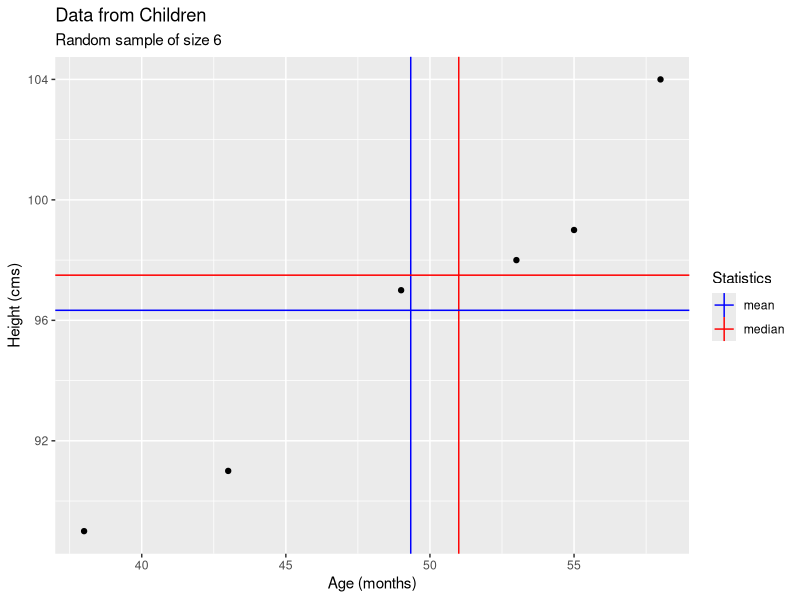
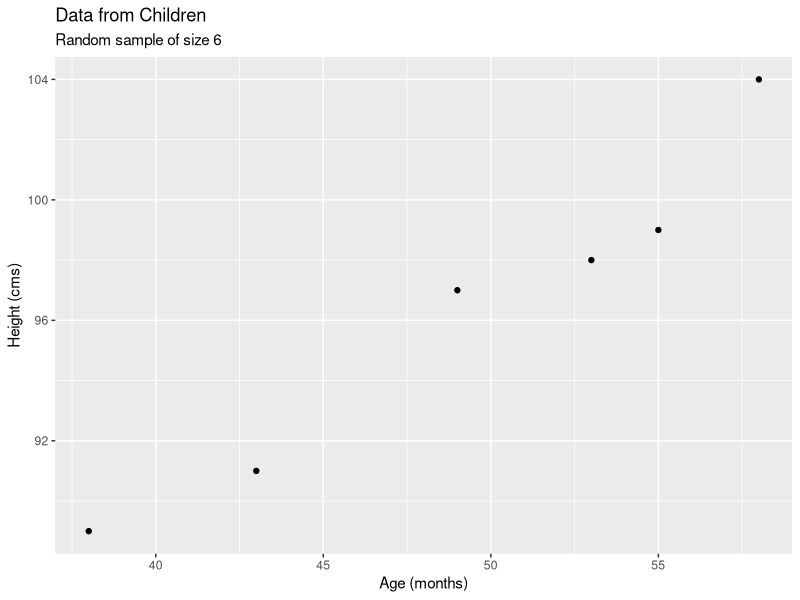
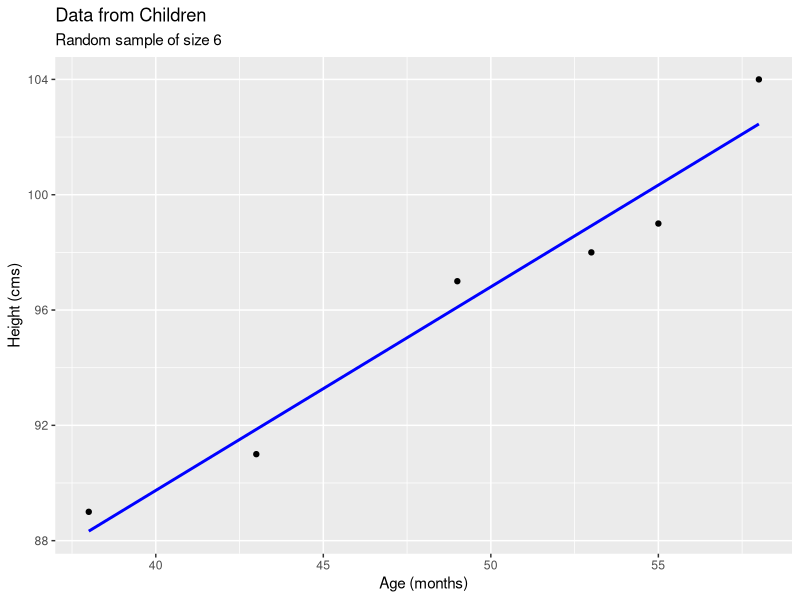
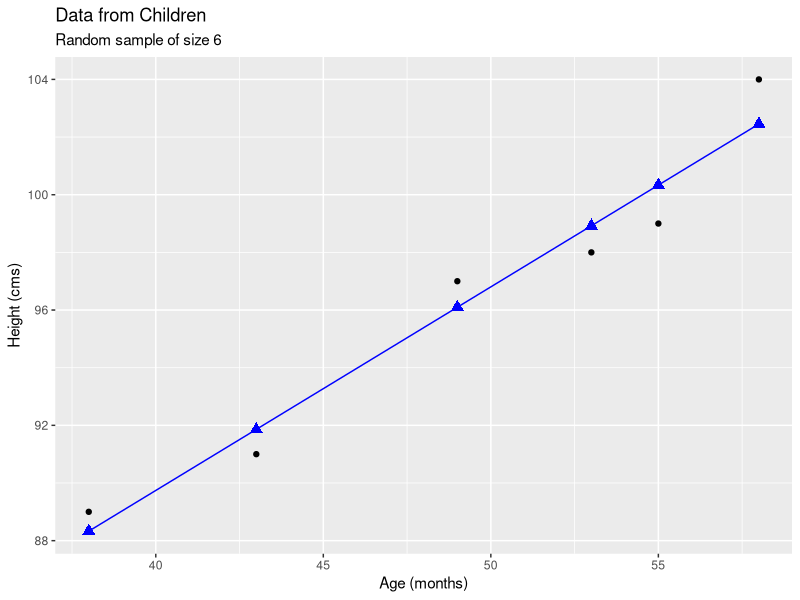
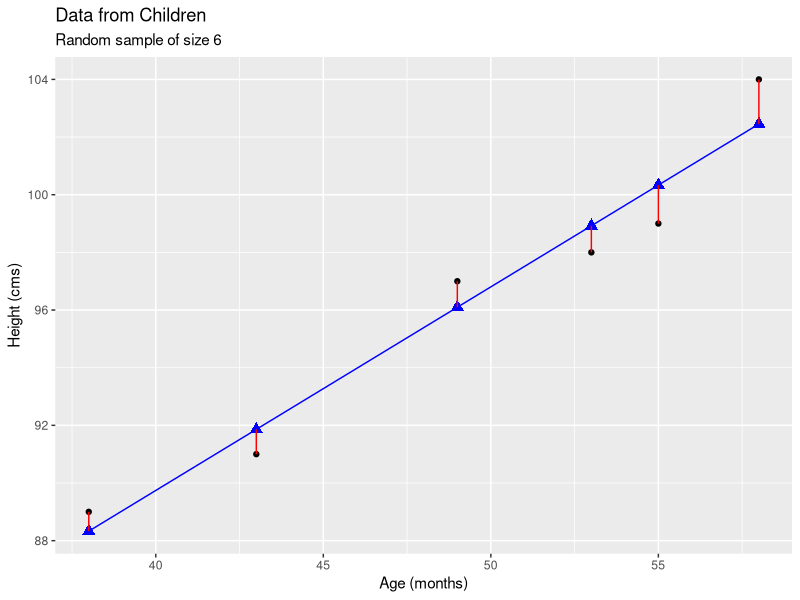
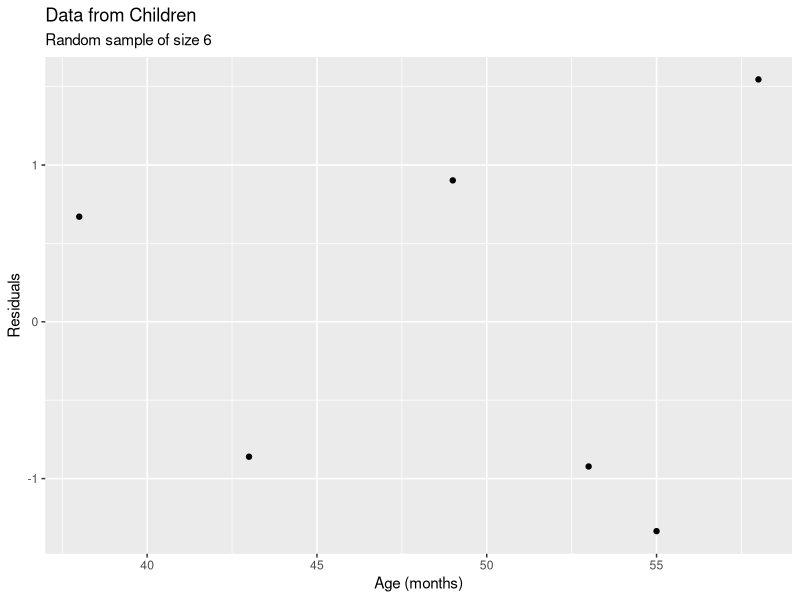
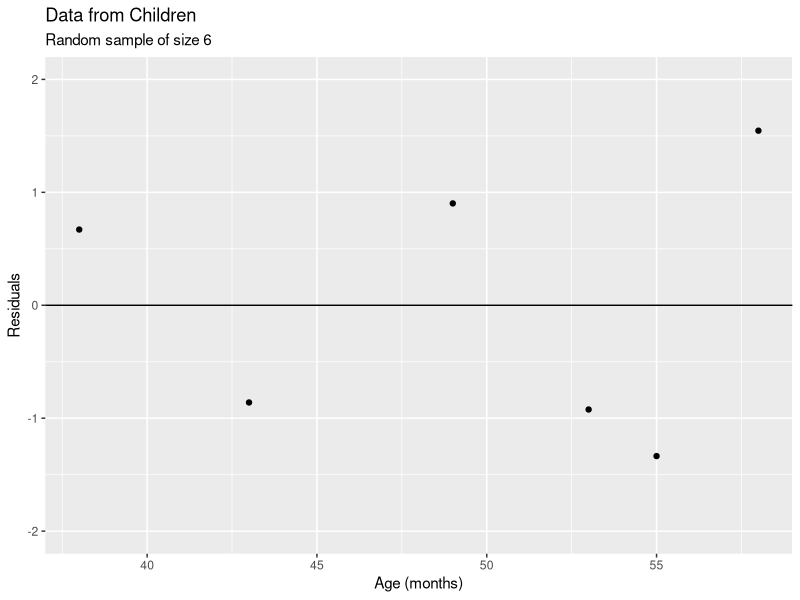
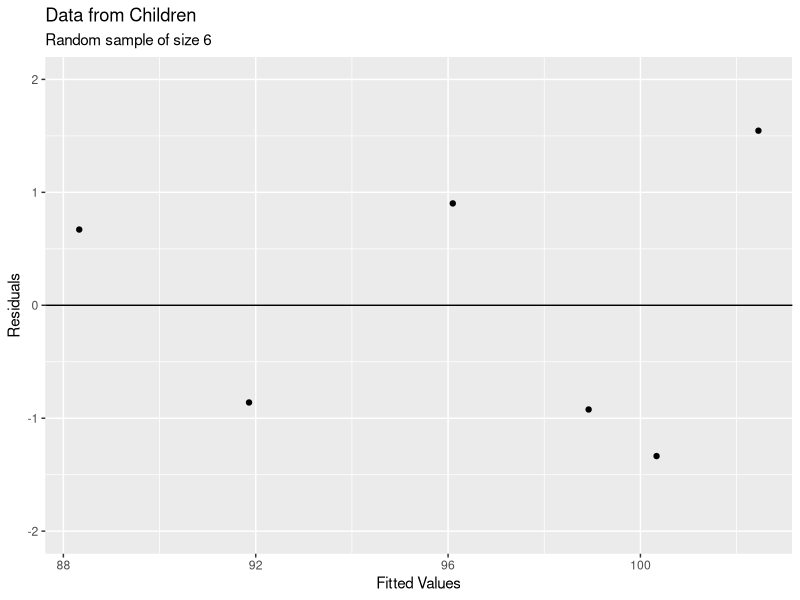

Write R code to recreate these figures, in order.
#
###
### Practical 13: Summary statistics, linear regression and correlation
###
#
## ------------------------------------------------------------------------
#
#
# Here are the data from six children that we worked with in previous sessions
#
age <- c(53, 43, 58, 38, 49, 55) # The age of each child in months
height <- c(98, 91, 104, 89, 97, 99) # The height of each child in cms
#
# We put all these data into a data frame df
#
df <- data.frame(age, height)
df
#
## ------------------------------------------------------------------------
#
# Summary statistics
#
# Reminder of measures of location: mean and median
#
library(dplyr) # Provides us with the summarise function
#
# Mean age and height
#
df %>% summarise(mean_age  = mean(age),
                 mean_height = mean(height))
#
# Median age and height
# The median is a better measure of location when there are outlying points
#
df %>% summarise(median_age  = median(age),
                 median_height = median(height)) 
#
# Show these summaries graphically
#
library(ggplot2) # For powerful graphics
#
# An advanced plot to show the mean and median
#
ggplot(df, aes(x = age, y = height)) + 
  geom_point() + 
  # Vertical lines with x-intercepts
  geom_vline(aes(xintercept = mean(age), col = "mean")) + # need to map the color of mean inside the aestetics
  geom_vline(aes(xintercept = median(age), col = "median")) + # need to map the color of median inside the aestetics
  # Horizontal lines with y-intercepts
  geom_hline(aes(yintercept = mean(height), col = "mean")) + 
  geom_hline(aes(yintercept = median(height), col = "median")) +
  # Define the colour scale manually; this is the colour to be used for the mean and for the median
  scale_color_manual(name = "Statistics", values = c("mean" = "blue", "median" = "red")) + # create a legend
  labs(x = "Age (months)", 
       y = "Height (cms)", 
       title = "Data from Children",
       subtitle = "Random sample of size 6")
#
## ------------------------------------------------------------------------
#
# Measures of spread
#
# The variance is a measure of spread
#
df %>% summarise(var_age  = var(age))
#
# Unfortunately the units of the variance are the SQUARE OF THE ORIGINAL UNITS
# So here the units of the variance are MONTHS SQUARED
#
# "Month squared" are hard to understand :-(
#
# For this reason we work with the standard deviation, which is the square root of the variance 
# the units of which are the same as the ORIGINAL UNITS
# Thus the standard deviation is a measure of spread that is easier to understand than the variance
#
df %>% summarise(sd_age  = sd(age))
#
# We can confirm that this is the square root of the variance
#
df %>% summarise(var_age  = var(age), 
                 sd_age  = sd(age), 
                 sd_age_2 = sqrt(var_age))
#
# The interquartile range (IQR) is a better measure of spread than the standard deviation
# WHEN THERE ARE OUTLYING POINTS
#
df %>% summarise(IQR_age  = IQR(age))
#
## ------------------------------------------------------------------------
#
# The linear model
#
# A straight line takes the form
# y = beta_0 + beta_1 x
#
# beta_0 is the intercept: it's where the line meets the y-axis at x = 0
#
# beta_1 is the slope: it's the increase in y for a increase in x of one unit
#
# The simple linear regression model allows for error
#
# y = beta_0 + beta_1 x + error
#
# This is an example of a *l*inear *m*odel
#
# x is referred to as an explanatory variable or an independent variable
# y is referred to as the response variable or the dependent variable
#
# Here,
# age is the explanatory variable or the independent variable
# height is the response variable or the dependent variable
#
# We want to understand how height depends on age, or how height responds to age
#
# Plot the data again
#
ggplot(df, aes(x = age, y = height)) + 
  geom_point() + 
  labs(x = "Age (months)", 
       y = "Height (cms)", 
       title = "Data from Children",
       subtitle = "Random sample of size 6")
#
#
# ****** Fit the simple linear regression model ******
#
# height = beta_0 + beta_1 age + error
#
# This is an example of a *l*inear *m*odel
# A linear model can be fitted in R using the lm function
#
# We will save the results in the R object m
#
m <- lm(height ~ age, data = df) # Looks for height and age in the data frame df
#
# Look at the results
#
m 
#
# Extract the coefficients
# These are the estimates of beta_0 and beta_1
# Referred to as beta_0 hat and beta_1 hat
#
coef(m) 
#
# So beta_0 hat, the estimate of beta_0, is
#
coef(m)[1] # Estimated intercept, beta_0 hat
#
# The beta_1 hat, the estimate of beta_1, is
#
coef(m)[2] # Estimated slope, beta_1 hat
#
# We can add the fitted line to the plot
#
# Here's one way of doing this
#
ggplot(df, aes(x = age, y = height)) + 
  geom_point() +
  geom_smooth(method = "lm", se = FALSE, col = "blue") +
  labs(x = "Age (months)", 
       y = "Height (cms)", 
       title = "Data from Children",
       subtitle = "Random sample of size 6")
#
#
# Another more general way to add the fitted line is to compute the fitted values
#
# Here, fitted values are the estimated values of height at each observed values of age
#
# There are several ways of computing fitted values
# 
# We will use the add_predictions function from the modelr package
#
library(modelr)
#
df_with_fitted_values <- df %>% 
  add_predictions(m) # Add the fitted values or predictions from m

#
df_with_fitted_values 
#
# Let's add these values "by hand" to a scatter plot
#
ggplot(df_with_fitted_values , aes(x = age, y = height)) + 
  geom_point() +
  geom_point(aes(y = pred), col = "blue", pch = 17, size = 3) + # Add the fitted values as points; we don't need to specify the x values again
  geom_line(aes(y = pred), col = "blue") + # Add the fitted values as a line
  labs(x = "Age (months)", 
       y = "Height (cms)", 
       title = "Data from Children",
       subtitle = "Random sample of size 6")

#
# This method of visualizng the fitted values may not work for more complicated models
# We'll see how to proceed in the case of a more complicated model below
#
# Of course, the fit is not perfect, so we can estimate the errors, which we now show
#
ggplot(df_with_fitted_values , aes(x = age, y = height)) + 
  geom_point() +
  geom_point(aes(y = pred), col = "blue", pch = 17, size = 3) + # Add the fitted values as points; we don't need to specify the x values again
  geom_line(aes(y = pred), col = "blue") + # Add the fitted values as a line
  geom_segment(aes(x = age, y = height, xend = age, yend = pred), col = "red") + # Estimated errors
  labs(x = "Age (months)", 
       y = "Height (cms)", 
       title = "Data from Children",
       subtitle = "Random sample of size 6")
#
# The estimate of the errors are referred to as "residuals"
#
# Here's one way to add the residuals to the data frame
#
df_with_fitted_values_and_residuals <- df_with_fitted_values  %>%
  add_residuals(m)
#
df_with_fitted_values_and_residuals
#
# We now plot these residuals against the age values
#
# We do this to check the assumptions of the model
# These are that the error term is symmetrically distributed about zero
# and the spread of this distribution is constant.
#
ggplot(df_with_fitted_values_and_residuals, aes(x = age, y = resid)) + 
  geom_point() +
  labs(x = "Age (months)", 
       y = "Residuals", 
       title = "Data from Children",
       subtitle = "Random sample of size 6")
#
# We should make the y-axis symmetric about 0
# We should also show 0
#
#
ggplot(df_with_fitted_values_and_residuals, aes(x = age, y = resid)) + 
  geom_point() +
  scale_y_continuous(limits = c(-2, 2)) + # Symmetric y scale about 0
  geom_hline(aes(yintercept = 0)) + # Horizontal line at 0
  labs(x = "Age (months)", 
       y = "Residuals", 
       title = "Data from Children",
       subtitle = "Random sample of size 6")
#
# We hope to see no obvious pattern
#
# Now plot the residuals against the fitted (or predicted) values
#
ggplot(df_with_fitted_values_and_residuals, aes(x = pred, y = resid)) + 
  geom_point() +
  scale_y_continuous(limits = c(-2, 2)) + # Symmetric y scale about 0
  geom_hline(aes(yintercept = 0)) + # Horizontal line at 0
  labs(x = "Fitted Values", 
       y = "Residuals", 
       title = "Data from Children",
       subtitle = "Random sample of size 6")
#
# Again we hope to see no obvious pattern
#
## ------------------------------------------------------------------------
#
# Theory tells us that residuals themselves have non-constant variance
# This problem can be overcome by using * standardized residuals *
#
# Standardized residuals can be sensitive to outliers
# This problem can be overcome using * studentized residuals *
#
# These alternative residuals can be found as follows:
#
# Standardized residuals
#
e_standardized <- rstandard(m)
e_standardized
#
# Studentized residuals
#
e_studentized <- rstudent(m)
e_studentized
#
# Here we plot standardized residuals against the x_i's (the values of the explanatory variable):
#
df_with_fitted_values_and_residuals_2 <- cbind(df_with_fitted_values_and_residuals,
                                               e_standardized, # Include the alternative residuals
                                               e_studentized)
#
# Plot standardized residuals against the values of x and against fitted values
#
ggplot(df_with_fitted_values_and_residuals_2, aes(x = age, y = e_standardized)) +
  geom_point() +
  scale_y_continuous(limits = c(-2.5, 2.5)) + # Symmetric y scale about 0
  geom_hline(aes(yintercept = 0)) + # Horizontal line at 0
  labs(x = "Age (months)",
       y = "Standardized residuals",
       title = "Data from Children",
       subtitle = "Random sample of size 6")
#
ggplot(df_with_fitted_values_and_residuals_2, aes(x = pred, y = e_standardized)) +
  geom_point() +
  scale_y_continuous(limits = c(-2.5, 2.5)) + # Symmetric y scale about 0
  geom_hline(aes(yintercept = 0)) + # Horizontal line at 0
  labs(x = "Fitted values",
       y = "Standardized residuals",
       title = "Data from Children",
       subtitle = "Random sample of size 6")
#
# Plot studentized residuals against the values of x and against fitted values
#
ggplot(df_with_fitted_values_and_residuals_2, aes(x = age, y = e_studentized)) +
  geom_point() +
  scale_y_continuous(limits = c(-2.5, 2.5)) + # Symmetric y scale about 0
  geom_hline(aes(yintercept = 0)) + # Horizontal line at 0
  labs(x = "Age (months)",
       y = "Studentized residuals",
       title = "Data from Children",
       subtitle = "Random sample of size 6")
#
ggplot(df_with_fitted_values_and_residuals_2, aes(x = pred, y = e_studentized)) +
  geom_point() +
  scale_y_continuous(limits = c(-2.5, 2.5)) + # Symmetric y scale about 0
  geom_hline(aes(yintercept = 0)) + # Horizontal line at 0
  labs(x = "Fitted values",
       y = "Studentized residuals",
       title = "Data from Children",
       subtitle = "Random sample of size 6")
#
# We can check the approximate normality of the studentized residuals using a quantile-quantile plot:
#
library(car)
qqPlot(e_studentized, ylab = "Studentized residuals")
#
# The majority of the points should lie within the envelope
#
## ------------------------------------------------------------------------
## ------------------------------------------------------------------------
#
# ***** Performing inference about our model *****
#
# We can get more information about our model
#
summary(m)
#
# The Multiple R-squared value tells us the proportion of information in the data that is explained by x
#
# The values in the column Pr(>|t|) are p-values
# The second of these p-values allows us to answer the question
# Is there an underlying linear relationship between height (in general, y) and age (in general, x)?
# Null hypothesis H_0: there is no underlying linear relationship.../the model is not useful
# Alternative hypothesis H_1: there is an underlying linear relationship.../the model is useful
# In the case of simple linear regression (one explanatory variable)
# The second p-value under Pr(>|t|) is the same as the p-value associated with the F-statistic
# This is not the case in multiple linear regression (when there is more than one explanatory variable)
# This will be seen when we deal with a more complicated model below
#
#
# In general, for a test at the 5% level of significance,
# we'd reject H_0 in favour of H_1
# if the p-value < 0.05
#
# What do we conclude here?
#
## ------------------------------------------------------------------------
#
# We can also get confidence intervals for the parameters beta_0 and beta_1
#
confint(m)
#
# These intervals contain the estimates of beta_0 and beta_1
#
coef(m)
#
# The wider the interval the less reliable is the estimate
#
# In general, the more data that we have, the narrow confidence intervals will be
#
## ------------------------------------------------------------------------
#
# ***** Predictions *****
#
# We used the function add_predictions to add predictions provided by a model to a data frame
#
# The function predict allows us to be even more sophisticated, as we shall illustrate step by step
#
# We can predict the value of height (in general, y), called height hat (in general, y hat), at any value of age (in general, x)
#
# Here we predict the value of height at age = 40, using the model m that we have fitted to the data
#
#
# Here's our data plot again
#
ggplot(df, aes(x = age, y = height)) +
  geom_point() +
  geom_smooth(method = "lm", se = FALSE, col = "blue") +
  geom_vline(xintercept = 40, col = "red") +
  labs(x = "Age (months)",
       y = "Height (cms)",
       title = "Data from Children",
       subtitle = "Random sample of size 6")
#
# Now for the prediction
#
predict(m, newdata = data.frame(age = 40)) # Predict at age = 40
#
# Note that the age (in general, x) values at which we want to predict have to be placed in a data frame
#
# This allows us to predict at more than one value
# such as at age = 40 and age = 45
#
predict(m, newdata = data.frame(age = c(40, 45))) # Predict at age = 40 and age = 45
#
# We can have predictions with *** confidence intervals ***
#
# Confidence intervals can be thought of as telling us how reliable our estimate of 
# the ** underlying relationship **
# beta_0 + beta_1 age (in general, beta_0 + beta_1 x) is
#
# The larger the interval, the less reliable the estimate
#
predict(m, newdata = data.frame(age = c(40, 45)), interval = "confidence") 
# Predictions with confidence intervals
#
# A prediction interval is similar, but it tells us about
# a ** new ** data value height^new = beta_0 + beta_1 age + error (in general, y^new = beta_0 + beta_1 x + error)
#
predict(m, newdata = data.frame(age = c(40, 45)), interval = "prediction") 
# Predictions with prediction intervals
#
# Prediction intervals are WIDER than confidence intervals (because of the error term)
#
# So, in general, a confidence interval tells us about estimating the underlying relationship beta_0 + beta_1 x, while
# a prediction interval tells us about estimating a new data value y^new = beta_0 + beta_1 x + error
#
#
## ------------------------------------------------------------------------
#
# We can display confidence intervals for beta_0 + beta_1 age (in general, beta_0 + beta_1 x) and
# prediction intervals for height^new = beta_0 + beta_1 age + error (in general, y^new = beta_0 + beta_1 x + error) graphically
#
# The following code does this
#
# First, create a data frame in which the confidence intervals are added to df
#
df_confidence <- data.frame(age, height, predict(m, interval = "confidence"))
df_confidence
#
# Next, create a data frame in which the predictions intervals are added to df
#
df_prediction <- data.frame(age, height, predict(m, interval = "prediction"))
df_prediction
#
# Now, plot the data and show the confidence intervals automatically
#
ggplot(df, aes(x = age, y = height)) + 
  geom_point() +
  geom_smooth(method = "lm", se = TRUE, col = "blue") + # Confidence intervals shown automatically
  labs(x = "Age (months)", 
       y = "Height (cms)", 
       title = "Data from Children",
       subtitle = "Random sample of size 6")
#
# Add the confidence intervals that we have computed
#
ggplot(df, aes(x = age, y = height)) + 
  geom_point() +
  geom_smooth(method = "lm", se = TRUE, col = "blue") +
  # Add the lower confidence interval limits
  geom_line(aes(x = age, y = lwr), # We're plotting age on the x-axis and lwr on the y-axis
            data = df_confidence, # We use the data in the data frame df_confidence
            colour = "blue") + # We're plotting in blue
  # Add the upper confidence interval limits
  geom_line(aes(x = age, y = upr), # We're plotting age on the x-axis and upr on the y-axis
            data = df_confidence, # We use the data in the data frame df_confidence
            colour = "blue") + # We're plotting in blue
  labs(x = "Age (months)", 
       y = "Height (cms)", 
       title = "Data from Children",
       subtitle = "Random sample of size 6")
#
# Next, also add the prediction intervals that we have also computed
#
ggplot(df, aes(x = age, y = height)) + 
  geom_point() +
  geom_smooth(method = "lm", se = TRUE, col = "blue") +
  # Add the lower confidence interval limits
  geom_line(aes(x = age, y = lwr), data = df_confidence, colour = "blue") +
  # Add the upper confidence interval limits
  geom_line(aes(x = age, y = upr), data = df_confidence, colour = "blue") + 
  # Add the lower prediction interval limits
  geom_line(aes(x = age, y = lwr), # We're plotting age on the x-axis and upr on the y-axis
            data = df_prediction, # We use the data in the data frame df_prediction
            colour = "red") + # We're plotting in red
  # Add the upper prediction interval limits
  geom_line(aes(x = age, y = upr), # We're plotting age on the x-axis and upr on the y-axis
            data = df_prediction, # We use the data in the data frame df_prediction
            colour = "red") + # We're plotting in red
  labs(x = "Age (months)", 
       y = "Height (cms)", 
       title = "Data from Children",
       subtitle = "Random sample of size 6")
#
# You should be able to provide an interpretation of this graph
#
## ------------------------------------------------------------------------
#
# Correlation
#
# Let's plot height against age again
#
ggplot(df, aes(x = age, y = height)) + 
  geom_point() + 
  labs(x = "Age (months)", 
       y = "Height (cms)", 
       title = "Data from Children",
       subtitle = "Random sample of size 6")
#
# The correlaton coefficient provides a measure of linear association or dependence 
# between the variables age (in general, x) and height (in general, y)
#
# The correlation coefficient takes values between -1 and 1
#
# Values of the correlation coefficient near 1 suggest a strong positive linear relationship 
# between the two variables age (in general, x) and height (in general, y): as one increases, so does the other
#
# Values of the correlation coefficient near -1 suggest a strong negative linear relationship 
# between the two variables age (in general, x) and height (in general, y): as one increases, the other decreases
#
# Here's the estimate of the correlation between age (in general, x) and height (in general, y)
#
with(df, cor(age, height))
# Working with the data in df, apply the function cor to age and height
#
# We can ask ourselves a more general question
# Is there linear dependency between age (in general, x) and height (in general, y) 
# in a much larger population of children
#
# The answer to this question is provided by the p-value, 
# with its usual interpretation
# For a test at the 5% level of significance,
# we'd reject H_0: rho = 0 in favour of H_1: rho not = 0,
# in which rho is the underlying/population correlation between the variables,
# if the p-value < 0.05
#
with(df, cor.test(age, height))
#
# What do you conclude?
#
## ------------------------------------------------------------------------
## ------------------------------------------------------------------------
